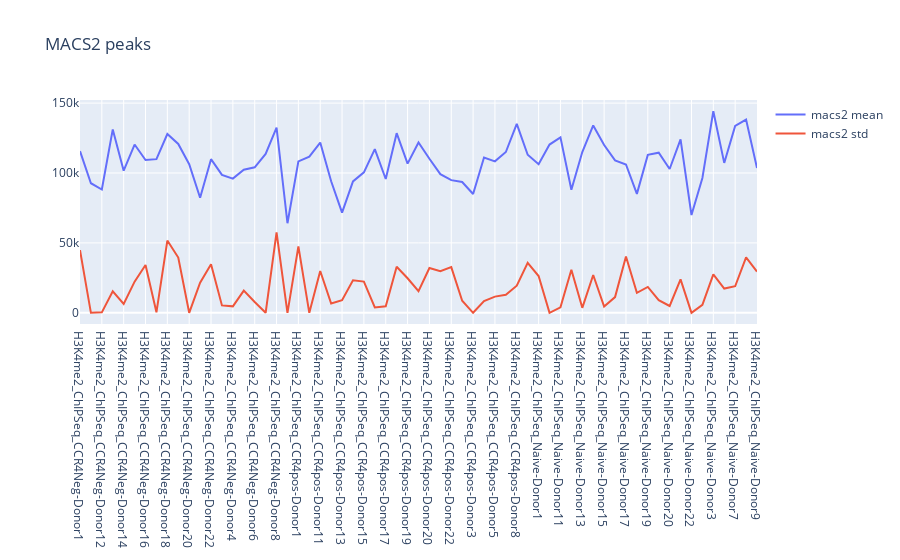

Notebook cell for this chart:
### Code cell
import plotly.graph_objects as go
import plotly.express as px

fig = go.Figure(layout=go.Layout(title=go.layout.Title(text="MACS2 peaks")))
fig.add_trace(go.Scatter(x=dfm_mean['name'], y=dfm_mean['peaks'], name="macs2 mean", line_shape='linear'))
fig.add_trace(go.Scatter(x=dfm_std['name'], y=dfm_std['peaks'], name="macs2 std", line_shape='linear'))
fig.show()

### Figure 1 — Plotly figure (JSON) as saved in the notebook; plotly's stock layout.template omitted (floating-point values rounded to 4 significant figures)
{"data": [{"line": {"shape": "linear"}, "name": "macs2 mean", "type": "scatter", "x": ["H3K4me2_ChIPSeq_CCR4Neg-Donor1", "H3K4me2_ChIPSeq_CCR4Neg-Donor11", "H3K4me2_ChIPSeq_CCR4Neg-Donor12", "H3K4me2_ChIPSeq_CCR4Neg-Donor13", "H3K4me2_ChIPSeq_CCR4Neg-Donor14", "H3K4me2_ChIPSeq_CCR4Neg-Donor15", "H3K4me2_ChIPSeq_CCR4Neg-Donor16", "H3K4me2_ChIPSeq_CCR4Neg-Donor17", "H3K4me2_ChIPSeq_CCR4Neg-Donor18", "H3K4me2_ChIPSeq_CCR4Neg-Donor19", "H3K4me2_ChIPSeq_CCR4Neg-Donor20", "H3K4me2_ChIPSeq_CCR4Neg-Donor21", "H3K4me2_ChIPSeq_CCR4Neg-Donor22", "H3K4me2_ChIPSeq_CCR4Neg-Donor23", "H3K4me2_ChIPSeq_CCR4Neg-Donor4", "H3K4me2_ChIPSeq_CCR4Neg-Donor5", "H3K4me2_ChIPSeq_CCR4Neg-Donor6", "H3K4me2_ChIPSeq_CCR4Neg-Donor7", "H3K4me2_ChIPSeq_CCR4Neg-Donor8", "H3K4me2_ChIPSeq_CCR4Neg-Donor9", "H3K4me2_ChIPSeq_CCR4pos-Donor1", "H3K4me2_ChIPSeq_CCR4pos-Donor10", "H3K4me2_ChIPSeq_CCR4pos-Donor11", "H3K4me2_ChIPSeq_CCR4pos-Donor12", "H3K4me2_ChIPSeq_CCR4pos-Donor13", "H3K4me2_ChIPSeq_CCR4pos-Donor14", "H3K4me2_ChIPSeq_CCR4pos-Donor15", "H3K4me2_ChIPSeq_CCR4pos-Donor16", "H3K4me2_ChIPSeq_CCR4pos-Donor17", "H3K4me2_ChIPSeq_CCR4pos-Donor18", "H3K4me2_ChIPSeq_CCR4pos-Donor19", "H3K4me2_ChIPSeq_CCR4pos-Donor2", "H3K4me2_ChIPSeq_CCR4pos-Donor20", "H3K4me2_ChIPSeq_CCR4pos-Donor21", "H3K4me2_ChIPSeq_CCR4pos-Donor22", "H3K4me2_ChIPSeq_CCR4pos-Donor23", "H3K4me2_ChIPSeq_CCR4pos-Donor3", "H3K4me2_ChIPSeq_CCR4pos-Donor4", "H3K4me2_ChIPSeq_CCR4pos-Donor5", "H3K4me2_ChIPSeq_CCR4pos-Donor7", "H3K4me2_ChIPSeq_CCR4pos-Donor8", "H3K4me2_ChIPSeq_CCR4pos-Donor9", "H3K4me2_ChIPSeq_Naive-Donor1", "H3K4me2_ChIPSeq_Naive-Donor10", "H3K4me2_ChIPSeq_Naive-Donor11", "H3K4me2_ChIPSeq_Naive-Donor12", "H3K4me2_ChIPSeq_Naive-Donor13", "H3K4me2_ChIPSeq_Naive-Donor14", "H3K4me2_ChIPSeq_Naive-Donor15", "H3K4me2_ChIPSeq_Naive-Donor16", "H3K4me2_ChIPSeq_Naive-Donor17", "H3K4me2_ChIPSeq_Naive-Donor18", "H3K4me2_ChIPSeq_Naive-Donor19", "H3K4me2_ChIPSeq_Naive-Donor2", "H3K4me2_ChIPSeq_Naive-Donor20", "H3K4me2_ChIPSeq_Naive-Donor21", "H3K4me2_ChIPSeq_Naive-Donor22", "H3K4me2_ChIPSeq_Naive-Donor23", "H3K4me2_ChIPSeq_Naive-Donor3", "H3K4me2_ChIPSeq_Naive-Donor5", "H3K4me2_ChIPSeq_Naive-Donor7", "H3K4me2_ChIPSeq_Naive-Donor8", "H3K4me2_ChIPSeq_Naive-Donor9"], "y": [115628, 92678, 88190.0, 131200.0, 101642, 120372, 109268, 109916, 127900.0, 120800.0, 106299, 82292, 109900.0, 98679, 96001, 102387, 104044, 113690, 132500.0, 64068, 108331, 111743, 121796, 94090.0, 71710.0, 93958, 100500.0, 117112, 95700.0, 128500.0, 106689, 121865, 110200.0, 99150.0, 94883, 93596, 84952, 111065, 108358, 115008, 135131, 113000.0, 106300.0, 120354, 125518, 88007, 115000.0, 134047, 120004, 109000.0, 106117, 85073, 113000.0, 114551, 102874, 124100.0, 69896, 96490.0, 144211, 107222, 133729, 138250, 103600.0]}, {"line": {"shape": "linear"}, "name": "macs2 std", "type": "scatter", "x": ["H3K4me2_ChIPSeq_CCR4Neg-Donor1", "H3K4me2_ChIPSeq_CCR4Neg-Donor11", "H3K4me2_ChIPSeq_CCR4Neg-Donor12", "H3K4me2_ChIPSeq_CCR4Neg-Donor13", "H3K4me2_ChIPSeq_CCR4Neg-Donor14", "H3K4me2_ChIPSeq_CCR4Neg-Donor15", "H3K4me2_ChIPSeq_CCR4Neg-Donor16", "H3K4me2_ChIPSeq_CCR4Neg-Donor17", "H3K4me2_ChIPSeq_CCR4Neg-Donor18", "H3K4me2_ChIPSeq_CCR4Neg-Donor19", "H3K4me2_ChIPSeq_CCR4Neg-Donor20", "H3K4me2_ChIPSeq_CCR4Neg-Donor21", "H3K4me2_ChIPSeq_CCR4Neg-Donor22", "H3K4me2_ChIPSeq_CCR4Neg-Donor23", "H3K4me2_ChIPSeq_CCR4Neg-Donor4", "H3K4me2_ChIPSeq_CCR4Neg-Donor5", "H3K4me2_ChIPSeq_CCR4Neg-Donor6", "H3K4me2_ChIPSeq_CCR4Neg-Donor7", "H3K4me2_ChIPSeq_CCR4Neg-Donor8", "H3K4me2_ChIPSeq_CCR4Neg-Donor9", "H3K4me2_ChIPSeq_CCR4pos-Donor1", "H3K4me2_ChIPSeq_CCR4pos-Donor10", "H3K4me2_ChIPSeq_CCR4pos-Donor11", "H3K4me2_ChIPSeq_CCR4pos-Donor12", "H3K4me2_ChIPSeq_CCR4pos-Donor13", "H3K4me2_ChIPSeq_CCR4pos-Donor14", "H3K4me2_ChIPSeq_CCR4pos-Donor15", "H3K4me2_ChIPSeq_CCR4pos-Donor16", "H3K4me2_ChIPSeq_CCR4pos-Donor17", "H3K4me2_ChIPSeq_CCR4pos-Donor18", "H3K4me2_ChIPSeq_CCR4pos-Donor19", "H3K4me2_ChIPSeq_CCR4pos-Donor2", "H3K4me2_ChIPSeq_CCR4pos-Donor20", "H3K4me2_ChIPSeq_CCR4pos-Donor21", "H3K4me2_ChIPSeq_CCR4pos-Donor22", "H3K4me2_ChIPSeq_CCR4pos-Donor23", "H3K4me2_ChIPSeq_CCR4pos-Donor3", "H3K4me2_ChIPSeq_CCR4pos-Donor4", "H3K4me2_ChIPSeq_CCR4pos-Donor5", "H3K4me2_ChIPSeq_CCR4pos-Donor7", "H3K4me2_ChIPSeq_CCR4pos-Donor8", "H3K4me2_ChIPSeq_CCR4pos-Donor9", "H3K4me2_ChIPSeq_Naive-Donor1", "H3K4me2_ChIPSeq_Naive-Donor10", "H3K4me2_ChIPSeq_Naive-Donor11", "H3K4me2_ChIPSeq_Naive-Donor12", "H3K4me2_ChIPSeq_Naive-Donor13", "H3K4me2_ChIPSeq_Naive-Donor14", "H3K4me2_ChIPSeq_Naive-Donor15", "H3K4me2_ChIPSeq_Naive-Donor16", "H3K4me2_ChIPSeq_Naive-Donor17", "H3K4me2_ChIPSeq_Naive-Donor18", "H3K4me2_ChIPSeq_Naive-Donor19", "H3K4me2_ChIPSeq_Naive-Donor2", "H3K4me2_ChIPSeq_Naive-Donor20", "H3K4me2_ChIPSeq_Naive-Donor21", "H3K4me2_ChIPSeq_Naive-Donor22", "H3K4me2_ChIPSeq_Naive-Donor23", "H3K4me2_ChIPSeq_Naive-Donor3", "H3K4me2_ChIPSeq_Naive-Donor5", "H3K4me2_ChIPSeq_Naive-Donor7", "H3K4me2_ChIPSeq_Naive-Donor8", "H3K4me2_ChIPSeq_Naive-Donor9"], "y": [44850.0, 0, 311.8, 15330.0, 6375.0, 22290.0, 34160.0, 349.3, 51660.0, 39530.0, 0, 21550.0, 34780.0, 5289.0, 4626.0, 15900.0, 7710.0, 0, 57480.0, 0, 47540.0, 0, 29880.0, 6633.0, 9045.0, 23300.0, 22300.0, 3837.0, 4692.0, 32950.0, 24690.0, 15410.0, 32050.0, 29760.0, 32700.0, 8611.0, 0, 8342.0, 11580.0, 12830.0, 19360.0, 35750.0, 26330.0, 0, 3886.0, 30770.0, 3550.0, 27050.0, 4466.0, 11210.0, 40290.0, 14340.0, 18500.0, 9050.0, 4872.0, 23920.0, 0, 5665.0, 27530.0, 17320.0, 18980.0, 39670.0, 29470.0]}], "layout": {"title": {"text": "MACS2 peaks"}}}
